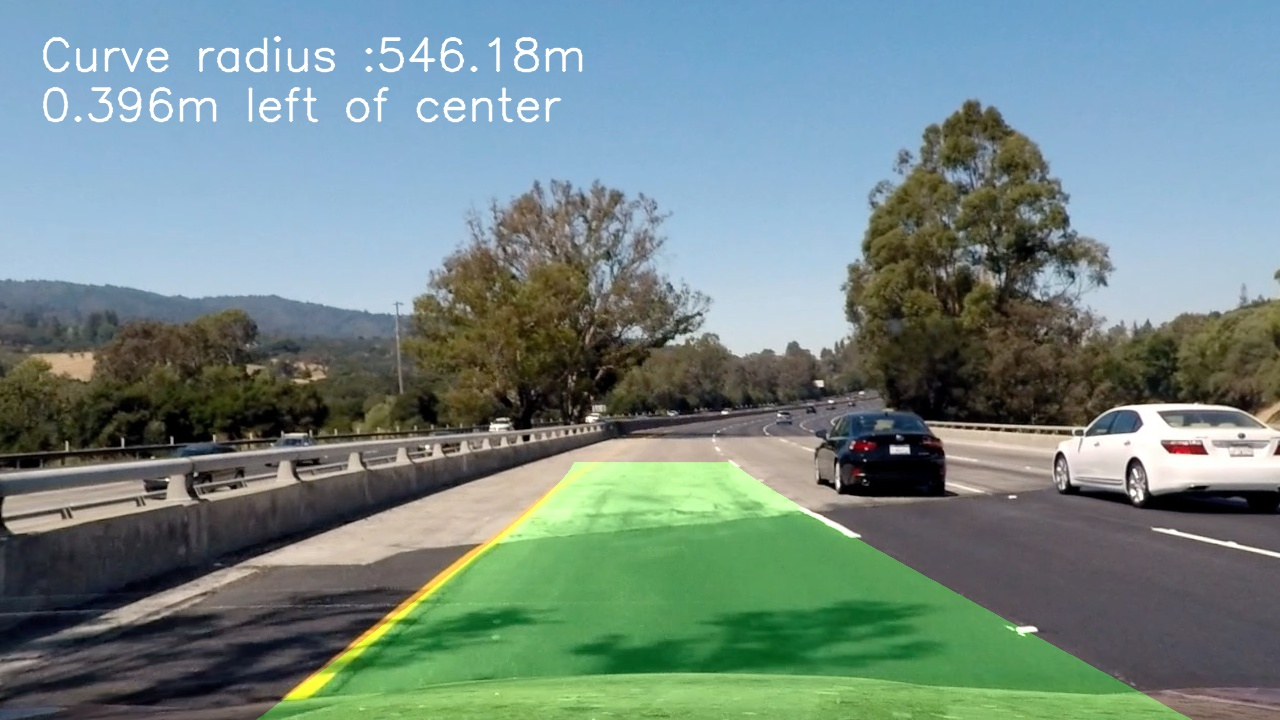
#> input picture output_images/test4.jpg, 1280 x 720 px
$ python -i ultra_refactored.py   (imports and definitions only)   (older library calls are emulated)
#> lines starting #> are read from the running program, lines starting #| are printed output that depends on the picture
##############################################
#   Import Statments
##############################################

import numpy as np
import cv2
import glob
import matplotlib.pyplot as plt
import matplotlib.image as mpimg
import pickle
import imageio
# [1 line not run here, left out]
from moviepy.editor import VideoFileClip
from IPython.display import HTML

# [1 line not run here, left out]

##############################################
#   Defining Frame Class
##############################################
class Frame():
    #This class stores all of the different images in this program. Can be used later
    def __init__(self):
        self.original = None
        self.undst = None
        self.gray = None
        self.warp = None
        self.hls = None
        self.h_channel = None
        self.l_channel = None
        self.s_channel = None
        self.s_binary = None
        self.sxbinary = None
        self.color_binary = None
        self.combined_binary = None
        self.both_lines = None
        self.finalImage = None
        self.mesh = None
        self.scaled_sobel = None
        self.border = None

        self.M = None
        self.Minv = None
        self.objpoints = None
        self.imgpoints = None

        self.leftLine = Line()
        self.rightLine = Line()

        #distance in meters of vehicle center from the line
        self.line_base_pos = None

##############################################
#   Defining Line Class
##############################################

class Line():
    def __init__(self):
        #Was the line detected in the last iteration?
        ##done
        self.detected = False

        #x values of the last n fits of the line
        self.recent_xfitted = []

        #average x values of the fitted line over the last n iterations
        self.bestx = None

        #polynomial coefficients averaged over the last n iterations
        self.best_fit = None

        #polynomial coefficents with world scale averaged over the last n interations
        self.best_world_fit = None

        #polynomial coefficients for the most recent fit
        self.current_fit = []

        #polynomial coefficients for most recent fits in world view
        self.current_world_fit = []

        #radius of curvature of the line in some units
        self.radius_of_curvature = None


        #difference in fit coefficients between last and new fits
        self.diffs = np.array([0,0,0], dtype = 'float')

        #x values for detected line pixels
        self.allx = None

        #y values for detected line pixels
        self.ally = None

    def isLineDetected(self):
        return self.detected

    # [77 lines left out: functions updateLine, removeLine, findRadius, not called in this run]


##############################################
#   Defining Helper Functions
##############################################
def undistort(Frame):
    '''
    undistorts and image
    input: image, list of objpoints, and list of imgpoints
    output: undistorted image
    '''
    img = Frame.original
    objpoints = Frame.objpoints
    imgpoints = Frame.imgpoints
    img_size = (img.shape[1], img.shape[0])

    #Do camera calibration give obj points and img points
    ret, mtx, dist, rvecs, tvecs = cv2.calibrateCamera(objpoints, imgpoints, img_size, None, None)
    undst = cv2.undistort(img, mtx, dist, None, mtx)
    Frame.undst = undst

# [352 lines left out: functions visualizeImage, perspectiveTransform, thresholding, slidingWindow, ezFind, findDistFromCenter and 3 more, not called in this run]


##############################################
#   Main Code
##############################################

#####################################################
#   Initialize global objects
#####################################################

Frame = Frame()

##############################################
#   Calibrate Camera
##############################################

#prepare object points
objp = np.zeros((6*9,3), np.float32)
objp[:,:2] = np.mgrid[0:9,0:6].T.reshape(-1,2)

#Arrays to store object points and image points from all the images
Frame.objpoints = [] #3d points in real world space
Frame.imgpoints = [] # 2d points in image plane

#Make a list of calibration images
images = glob.glob('camera_cal/calibration*.jpg')

#Step through the lsit and search for chessboard corners
# [11 lines not run here, left out]

        # [7 lines of commented-out code are left out]


# [52 lines left out: functions visualizeAll, createMesh, not called in this run]


########################################################
#   Import Test Image
########################################################
#Import test images or video file, make into for loop later

def processImage(img):

    #img = cv2.imread('test_images/straight_lines1.jpg')

    ########################################################
    #   Process Image
    ########################################################
    #   Use functions to process image to find curves

    #Undistort original image
    #name = filename.split('/')[-1]
    #img = cv2.imread(filename)
    Frame.original = img
    undistort(Frame)

    #Change to bird's eye view
    perspectiveTransform(Frame)
    #visualizeImage('warp',warp)
    #Sobel and Sat thresh
    thresholding(Frame, sobel_t_min = 20, sobel_t_max = 255, s_t_min = 200, s_t_max = 255)
    #visualizeImage('binary_warp',binary_warp)

    #If we already have left and right lines, we can do ezFind. Otherwise, use sliding window method
    if (Frame.leftLine.isLineDetected() and Frame.rightLine.isLineDetected()):
        ezFind(Frame)
    else:
        #Use sliding window method if we haven't found anything in the last 5 checks
        slidingWindow(Frame)

    draw(Frame)
    #Needs to return an image for it to work
    createMesh(Frame)
    #visualizeAll(Frame)

    visualizeImage('mesh',Frame.mesh)

    #Change retrun statement to Frame.mesh if you want to create a mesh video
    return Frame.finalImage

# [6 lines left out: function testImage, not called in this run]


#testImage('test_images/straight_lines1.jpg')
# [1 line not run here, left out]


'''
#Video
output_file = 'video_output.mp4'
input_file = VideoFileClip('project_video.mp4')
processedClip = input_file.fl_image(processImage)
#processedClip.write_videofile(processedClip, audio = False)
%time processedClip.write_videofile(output_file, audio=False)

more

'''


>>> import cv2
>>> picture = cv2.imread('output_images/test4.jpg', cv2.IMREAD_GRAYSCALE)
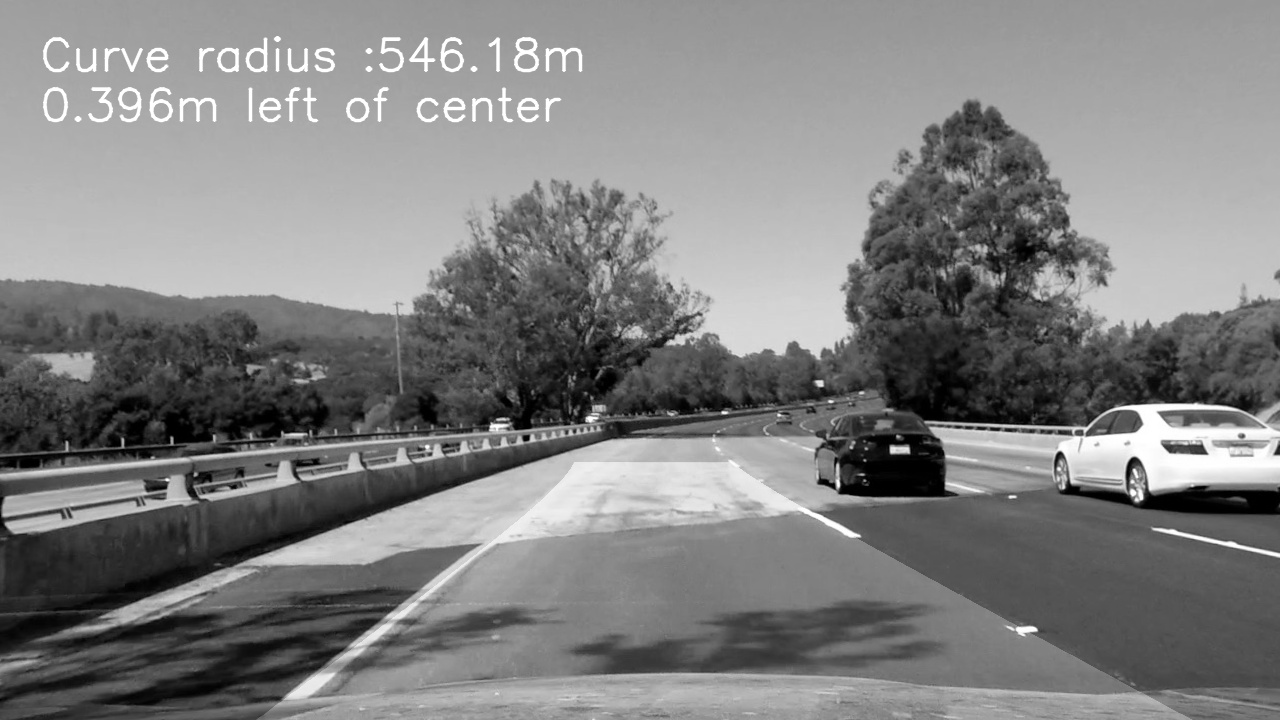
#> picture: shape (720, 1280); min 0, max 255, mean 128.3
>>> result = processImage(picture)
#> (the run stopped early here; a loop or call above may not have finished)

$ run again, on output_images/test1.jpg
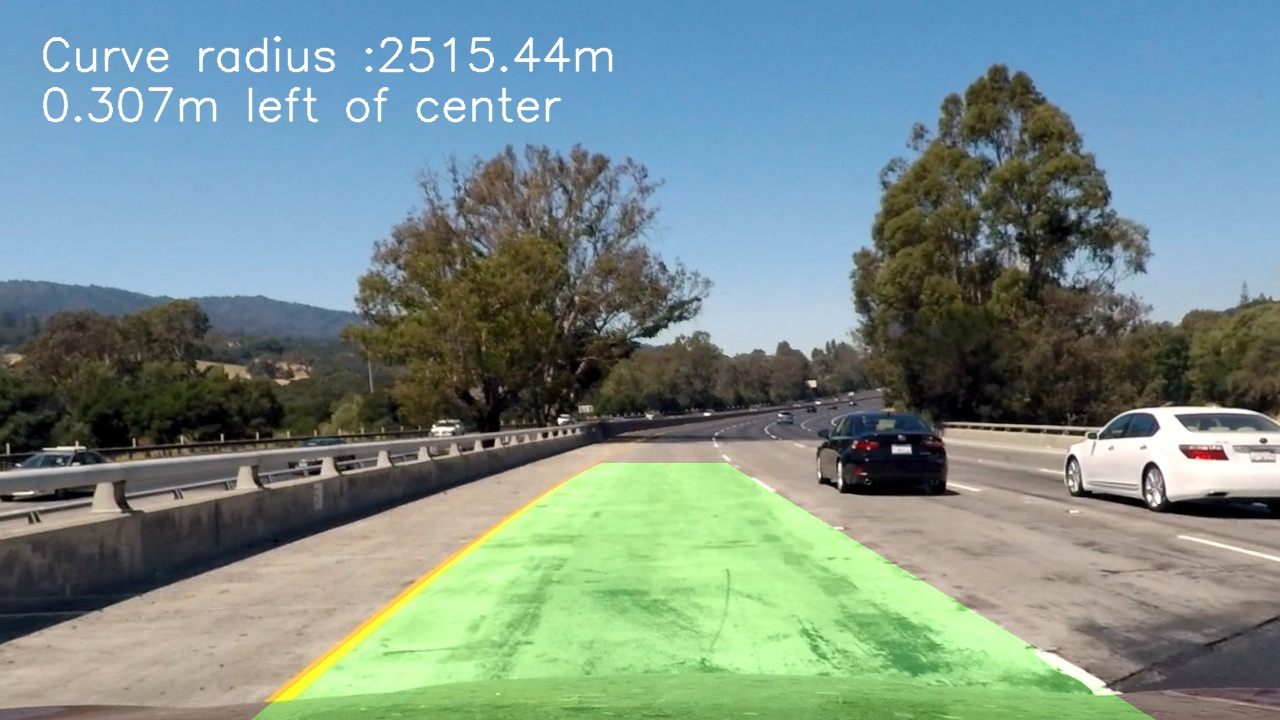
#> input picture output_images/test1.jpg, 1280 x 720 px
#> `picture = cv2.imread('output_images/test4.jpg', cv2.IMREAD_GRAYSCALE)`:
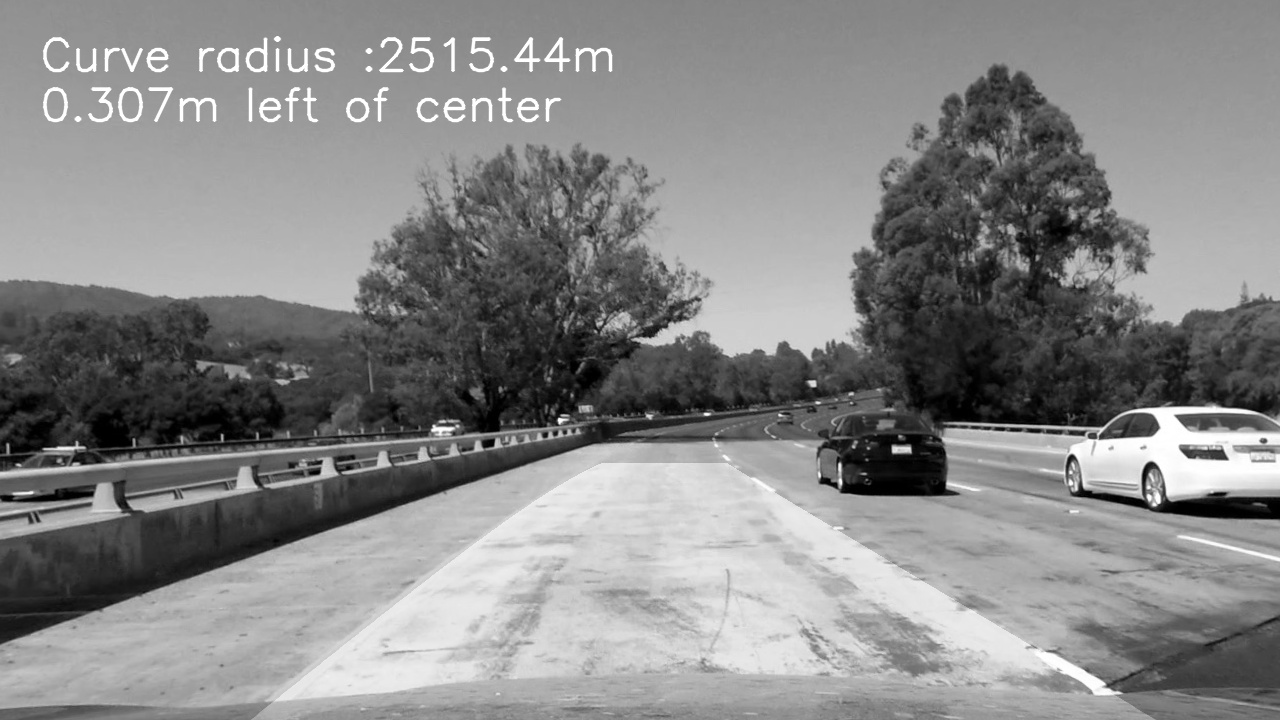
#> picture: shape (720, 1280); min 0, max 255, mean 134.9

$ run again, on output_images/test3.jpg
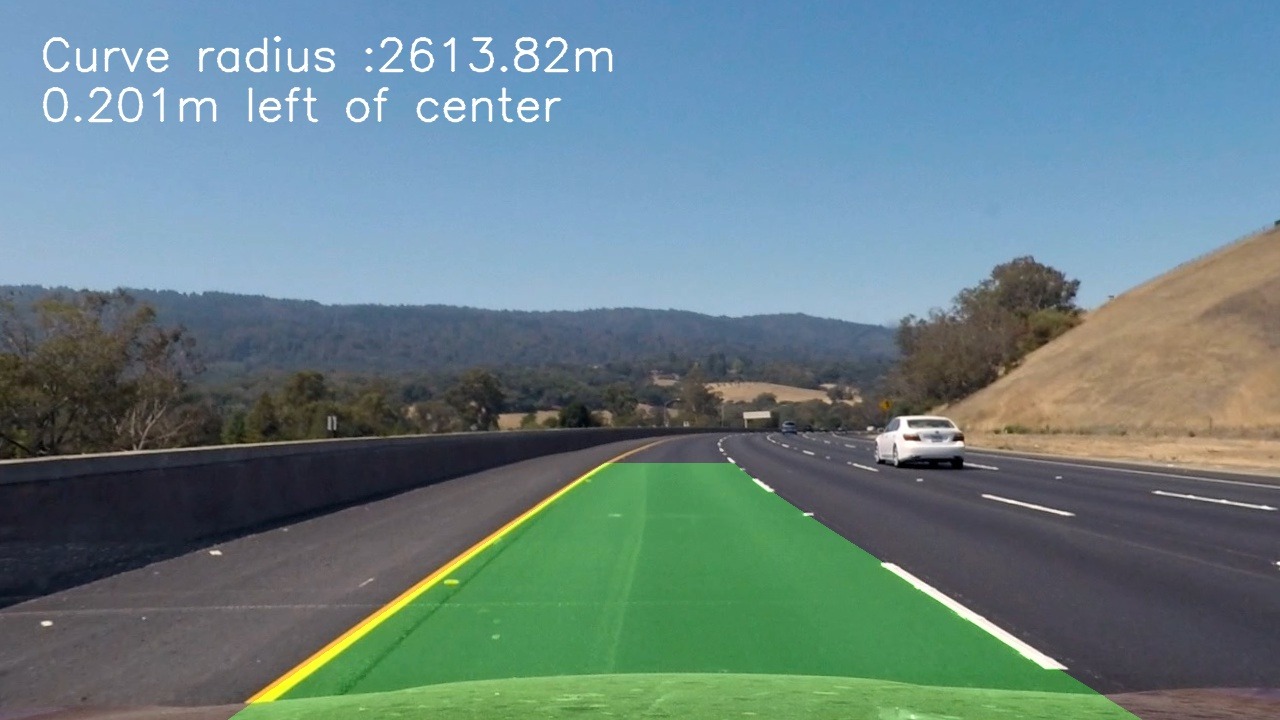
#> input picture output_images/test3.jpg, 1280 x 720 px
#> `picture = cv2.imread('output_images/test4.jpg', cv2.IMREAD_GRAYSCALE)`:
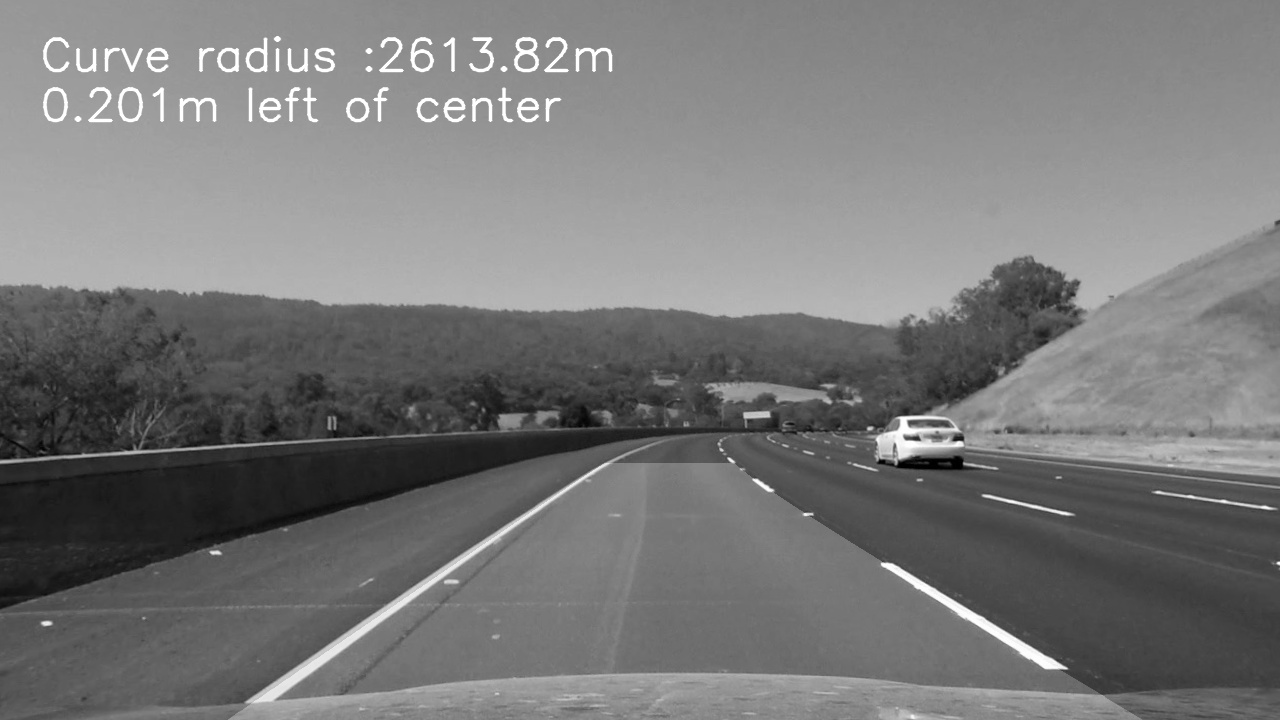
#> picture: shape (720, 1280); min 0, max 255, mean 120.7

$ run again, on output_images/test5.jpg
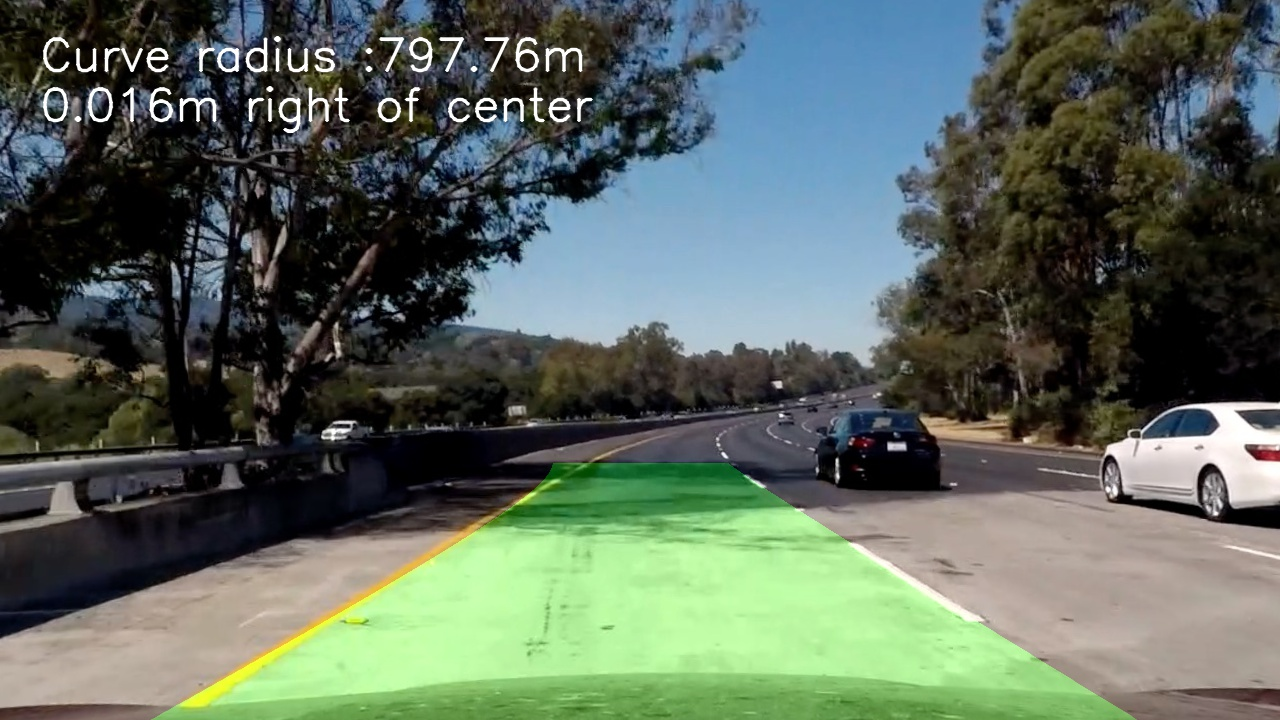
#> input picture output_images/test5.jpg, 1280 x 720 px
#> `picture = cv2.imread('output_images/test4.jpg', cv2.IMREAD_GRAYSCALE)`:
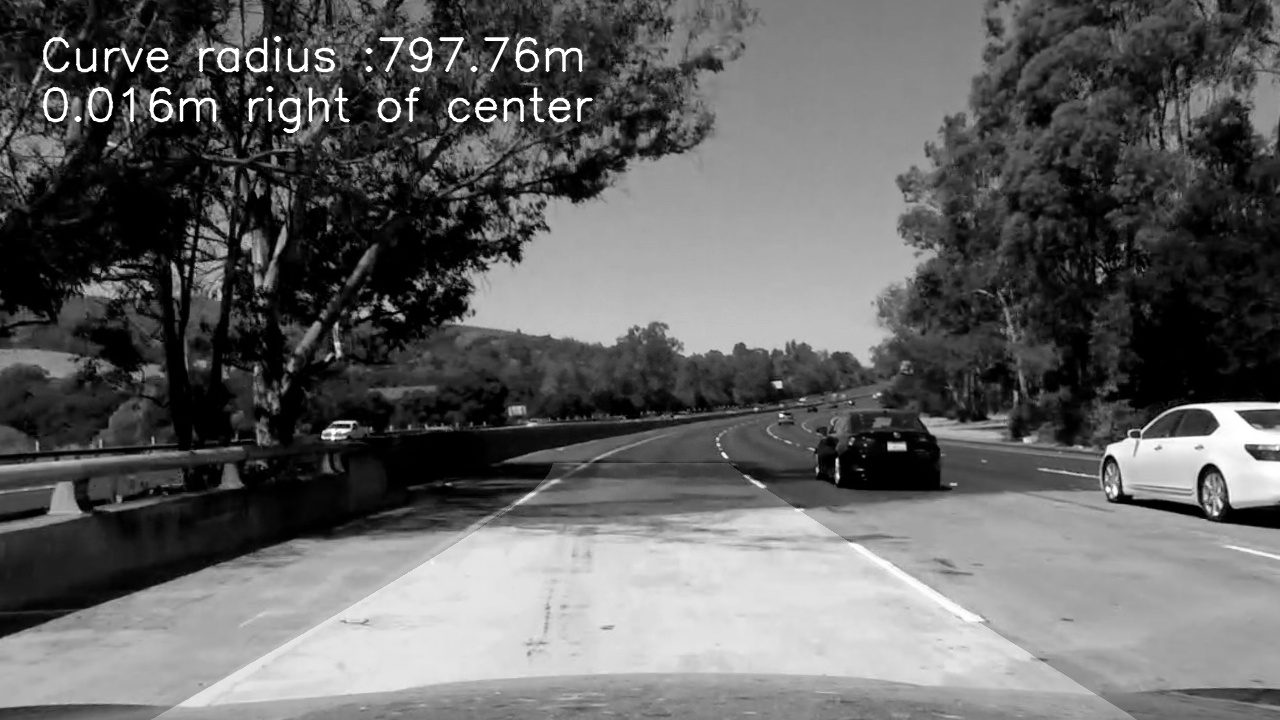
#> picture: shape (720, 1280); min 0, max 255, mean 99.1
